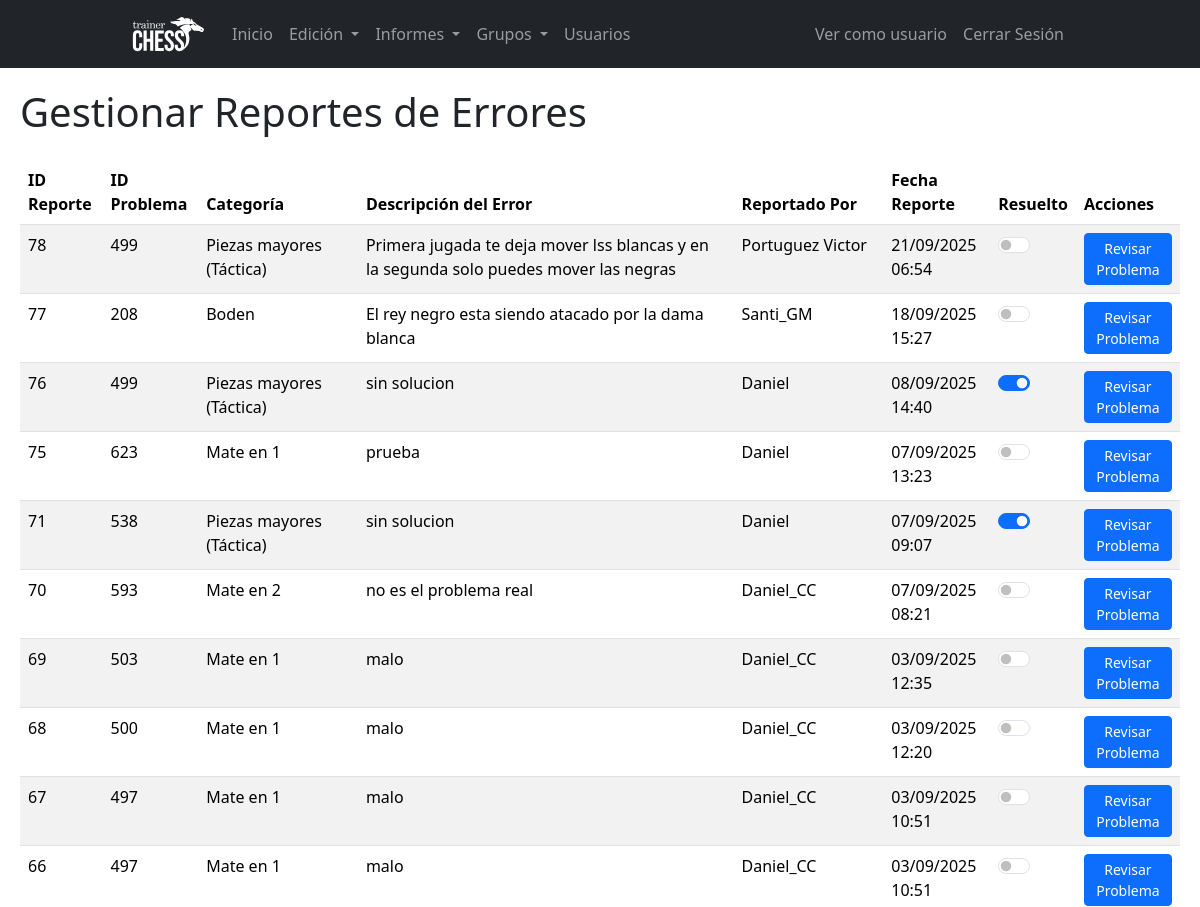
/admin/gestionar_reportes.php (signed in, upper part), run on an earlier commit of the app's database.
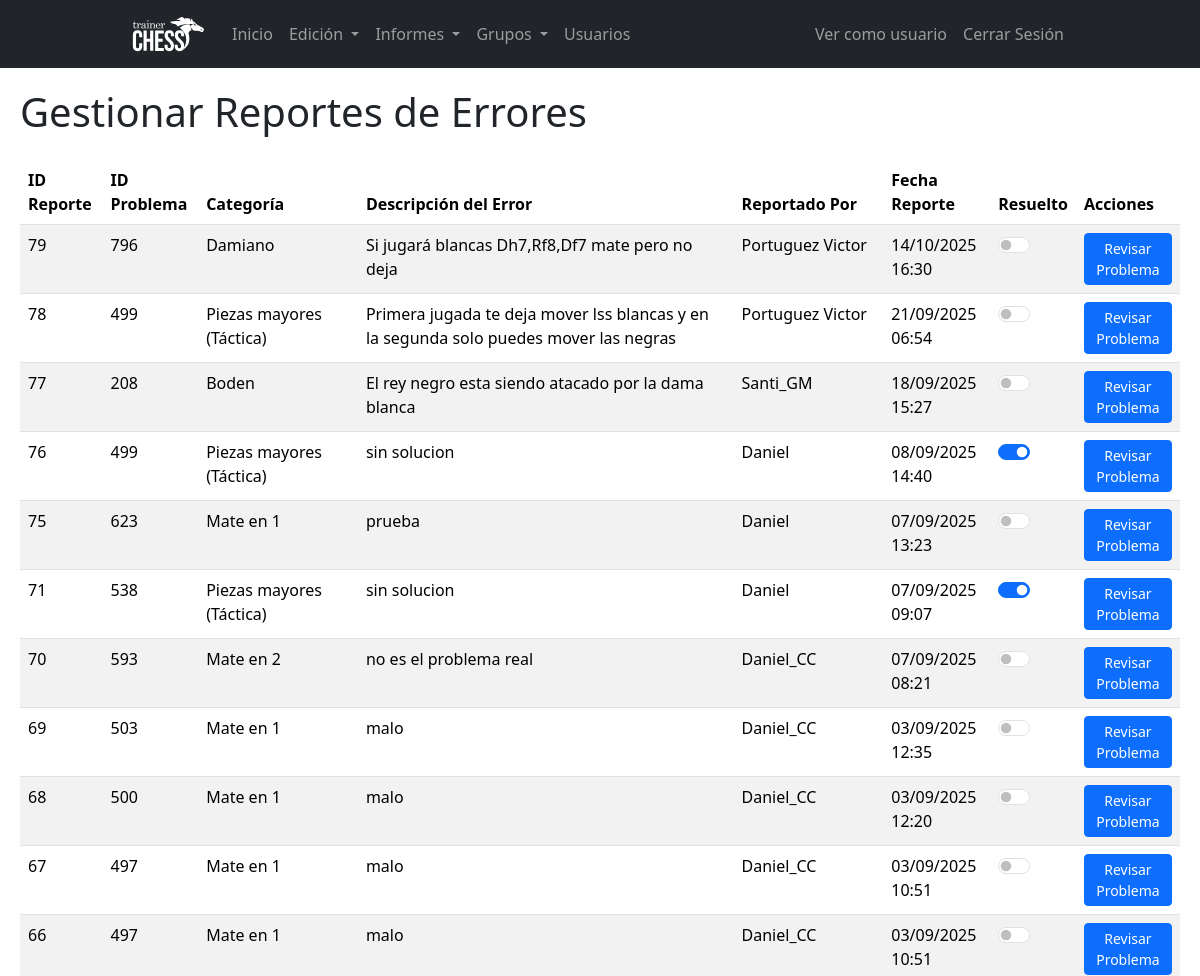
And on a later commit of the database.
### tables this page shows
CREATE TABLE `reporte_errores` (
  `id_reporte` int(11) NOT NULL,
  `id_problemas` int(11) NOT NULL,
  `id_usuarios` int(11) NOT NULL,
  `descripcion_error` text NOT NULL,
  `fecha_reporte` timestamp NOT NULL DEFAULT current_timestamp(),
  `estado` varchar(50) NOT NULL DEFAULT 'nuevo',
  `resuelto` tinyint(1) DEFAULT 0
);

CREATE TABLE `categorias` (
  `id_categorias` int(11) NOT NULL,
  `id_publicacion` int(11) NOT NULL,
  `nombre_categoria` varchar(255) NOT NULL,
  `fecha_creacion` timestamp NOT NULL DEFAULT current_timestamp(),
  `imagen_categoria` varchar(255) DEFAULT NULL,
  `imagen_insignia` varchar(255) DEFAULT NULL,
  `estado` tinyint(1) NOT NULL DEFAULT 0 COMMENT '0: inactivo, 1: activo'
);

CREATE TABLE `usuarios` (
  `id_usuarios` int(11) NOT NULL,
  `nombre_usuario` varchar(50) NOT NULL,
  `nombre_completo` varchar(255) DEFAULT NULL,
  `email` varchar(100) NOT NULL,
  `password` varchar(255) NOT NULL,
  `fecha_registro` timestamp NOT NULL DEFAULT current_timestamp(),
  `autorizado` tinyint(1) NOT NULL DEFAULT 0,
  `rol` enum('usuario','instructor','creador_contenido','administrador') NOT NULL DEFAULT 'usuario',
  `nivel_ajedrez` enum('Principiante','Intermedio','Avanzado') NOT NULL DEFAULT 'Principiante',
  `rating` int(11) DEFAULT 1200,
  `reset_token_hash` varchar(64) DEFAULT NULL,
  `reset_token_expires_at` datetime DEFAULT NULL
);

### admin/gestionar_reportes.php (the view, shortened to what this page needs)
<?php
require_once 'includes/header.php';
$reports = [];
$sql = "SELECT
            re.id_reporte,
            re.id_problemas,
            re.descripcion_error,
            re.fecha_reporte,
            re.resuelto,
            p.fen,
            p.solucion,
            u.nombre_usuario,
            c.nombre_categoria
        FROM
            reporte_errores re
        JOIN
            problemas p ON re.id_problemas = p.id_problemas
        JOIN
            usuarios u ON re.id_usuarios = u.id_usuarios
        JOIN
            categorias c ON p.id_categorias = c.id_categorias";
$sql .= " ORDER BY re.fecha_reporte DESC";
if ($stmt = $conn->prepare($sql)) {
    $stmt->execute();
    $result = $stmt->get_result();
    while ($row = $result->fetch_assoc()) {
        $reports[] = $row;
    }
} else {
    echo "<div class='alert alert-danger'>Error al preparar la consulta de reportes: " . $conn->error . "</div>";
}
?>
<div class="admin-container">
    <?php require_once 'includes/sidebar.php'; ?>
    <main class="main-content">
        <h1 class="mb-4">Gestionar Reportes de Errores</h1>
        <?php if (empty($reports)): ?>
            <div class="alert alert-info">No hay reportes de errores registrados.</div>
        <?php else: ?>
            <div class="table-responsive">
                <table class="table table-striped table-hover">
                    <thead>
                        <tr>
                            <th>ID Reporte</th>
                            <th>ID Problema</th>
                            <th>Categoría</th>
                            <th>Descripción del Error</th>
                            <th>Reportado Por</th>
                            <th>Fecha Reporte</th>
                            <th>Resuelto</th>
                            <th>Acciones</th>
                        </tr>
                    </thead>
                    <tbody>
                        <?php foreach ($reports as $report): ?>
                            <tr>
                                <td><?php echo htmlspecialchars($report['id_reporte']); ?></td>
                                <td><?php echo htmlspecialchars($report['id_problemas']); ?></td>
                                <td><?php echo htmlspecialchars($report['nombre_categoria']); ?></td>
                                <td><?php echo nl2br(htmlspecialchars($report['descripcion_error'])); ?></td>
                                <td><?php echo htmlspecialchars($report['nombre_usuario']); ?></td>
                                <td><?php echo htmlspecialchars(date("d/m/Y H:i", strtotime($report['fecha_reporte'] . ' -5 hours'))); ?></td>
                                <td>
                                    <div class="form-check form-switch">
                                        <input type="checkbox" class="form-check-input report-resolved-checkbox" role="switch" id="report_<?php echo $report['id_reporte']; ?>" data-id="<?php echo $report['id_reporte']; ?>" <?php echo $report['resuelto'] ? 'checked' : ''; ?>>
                                    </div>
                                </td>
                                <td>
                                    <a href="editar_problema.php?id=<?php echo $report['id_problemas']; ?>" class="btn btn-sm btn-primary">Revisar Problema</a>
                                </td>
                            </tr>
                        <?php endforeach; ?>
                    </tbody>
                </table>
            </div>
        <?php endif; ?>
    </main>
</div>
<?php require_once '../includes/footer.php'; ?>

What changed in the data, as far as the page shows it:
added reporte_errores: id_reporte "79", id_problemas "796", categorias.nombre_categoria "Damiano", descripcion_error "Si jugará blancas Dh7,Rf8,Df7 mate pero no deja", id_usuarios.nombre_usuario "Portuguez Victor", fecha_reporte "14/10/2025 16:30"
